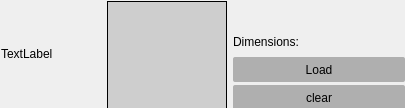
<?xml version="1.0" encoding="UTF-8"?>
<ui version="4.0">
 <class>TexturePicker</class>
 <widget class="QWidget" name="TexturePicker">
  <property name="geometry">
   <rect>
    <x>0</x>
    <y>0</y>
    <width>405</width>
    <height>108</height>
   </rect>
  </property>
  <property name="minimumSize">
   <size>
    <width>0</width>
    <height>108</height>
   </size>
  </property>
  <property name="maximumSize">
   <size>
    <width>16777215</width>
    <height>108</height>
   </size>
  </property>
  <property name="windowTitle">
   <string>Form</string>
  </property>
  <layout class="QHBoxLayout" name="horizontalLayout">
   <property name="leftMargin">
    <number>1</number>
   </property>
   <property name="topMargin">
    <number>1</number>
   </property>
   <property name="rightMargin">
    <number>0</number>
   </property>
   <property name="bottomMargin">
    <number>2</number>
   </property>
   <item>
    <widget class="QLabel" name="label">
     <property name="minimumSize">
      <size>
       <width>100</width>
       <height>0</height>
      </size>
     </property>
     <property name="maximumSize">
      <size>
       <width>100</width>
       <height>16777215</height>
      </size>
     </property>
     <property name="sizeIncrement">
      <size>
       <width>0</width>
       <height>1</height>
      </size>
     </property>
     <property name="text">
      <string>TextLabel</string>
     </property>
    </widget>
   </item>
   <item>
    <widget class="QLabel" name="DiffuseMap">
     <property name="enabled">
      <bool>true</bool>
     </property>
     <property name="minimumSize">
      <size>
       <width>90</width>
       <height>108</height>
      </size>
     </property>
     <property name="maximumSize">
      <size>
       <width>120</width>
       <height>108</height>
      </size>
     </property>
     <property name="cursor">
      <cursorShape>PointingHandCursor</cursorShape>
     </property>
     <property name="mouseTracking">
      <bool>true</bool>
     </property>
     <property name="styleSheet">
      <string notr="true">background-color: rgb(206, 206, 206);</string>
     </property>
     <property name="frameShape">
      <enum>QFrame::Box</enum>
     </property>
     <property name="text">
      <string/>
     </property>
    </widget>
   </item>
   <item>
    <layout class="QVBoxLayout" name="verticalLayout">
     <item>
      <widget class="QLabel" name="imagename">
       <property name="sizePolicy">
        <sizepolicy hsizetype="Preferred" vsizetype="Preferred">
         <horstretch>0</horstretch>
         <verstretch>0</verstretch>
        </sizepolicy>
       </property>
       <property name="minimumSize">
        <size>
         <width>100</width>
         <height>25</height>
        </size>
       </property>
       <property name="maximumSize">
        <size>
         <width>16777215</width>
         <height>25</height>
        </size>
       </property>
       <property name="text">
        <string/>
       </property>
       <property name="alignment">
        <set>Qt::AlignLeading|Qt::AlignLeft|Qt::AlignTop</set>
       </property>
       <property name="wordWrap">
        <bool>true</bool>
       </property>
      </widget>
     </item>
     <item>
      <widget class="QLabel" name="dimensions">
       <property name="minimumSize">
        <size>
         <width>0</width>
         <height>25</height>
        </size>
       </property>
       <property name="text">
        <string>Dimensions:</string>
       </property>
      </widget>
     </item>
     <item>
      <widget class="QPushButton" name="load">
       <property name="minimumSize">
        <size>
         <width>90</width>
         <height>25</height>
        </size>
       </property>
       <property name="maximumSize">
        <size>
         <width>16777215</width>
         <height>25</height>
        </size>
       </property>
       <property name="styleSheet">
        <string notr="true">
QPushButton
{
background-color: rgb(175, 175, 175);
border-style: inset;
border-radius: 2px;
text-decoration: none;
color: rgb(0, 0, 0);
}
QPushButton:hover
{
background-color: rgb(235, 235, 235);
border-style: inset;
}
</string>
       </property>
       <property name="text">
        <string>Load</string>
       </property>
      </widget>
     </item>
     <item>
      <widget class="QPushButton" name="pushButton">
       <property name="minimumSize">
        <size>
         <width>0</width>
         <height>25</height>
        </size>
       </property>
       <property name="maximumSize">
        <size>
         <width>16777215</width>
         <height>25</height>
        </size>
       </property>
       <property name="styleSheet">
        <string notr="true">
QPushButton
{
background-color: rgb(175, 175, 175);
border-style: inset;
border-radius: 2px;
text-decoration: none;
color: rgb(0, 0, 0);
}
QPushButton:hover
{
background-color: rgb(235, 235, 235);
border-style: inset;
}
</string>
       </property>
       <property name="text">
        <string>clear</string>
       </property>
      </widget>
     </item>
    </layout>
   </item>
  </layout>
  <zorder>DiffuseMap</zorder>
  <zorder>label</zorder>
 </widget>
 <resources/>
 <connections/>
</ui>
